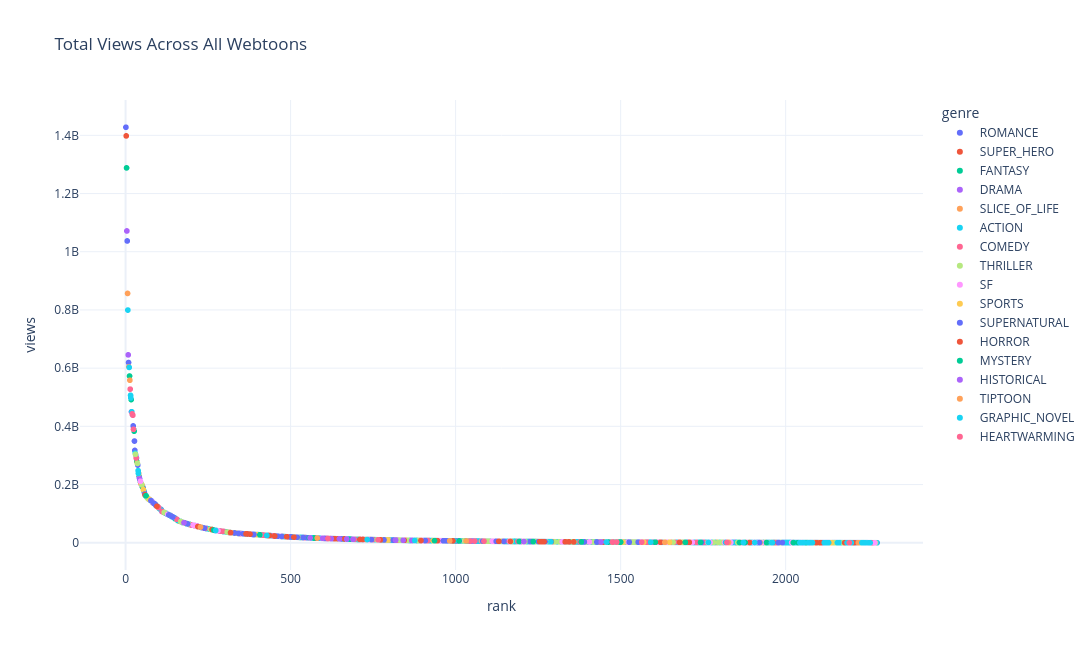

The cell this chart's notebook holds for it:
### Code cell
# make a new data frame with a views_ranked column :
views_ranked = df.sort_values(by="views", ascending=False)
views_ranked["rank"] = range(1, len(views_ranked) + 1)
display(views_ranked.head(5))

# Plotly intertactive graph : (x: rank, y: total views)
fig = px.scatter(views_ranked, x="rank", y="views", color="genre",
                 hover_name = "title", hover_data = ["genre", "likes", "subscribers"],
                 title="Total Views Across All Webtoons", template="plotly_white",
                 width=1200, height=650)
fig.show()

### Figure 1 — Plotly figure (JSON) as saved in the notebook; plotly's stock layout.template omitted (floating-point values rounded to 4 significant figures; data arrays with more than 128 entries replaced by an {"elided": "..."} marker saying what was removed)
{"data": [{"customdata": {"elided": "666x3 mixed values"}, "hovertemplate": "<b>%{hovertext}</b><br><br>genre=%{customdata[0]}<br>rank=%{x}<br>views=%{y}<br>likes=%{customdata[1]}<br>subscribers=%{customdata[2]}<extra></extra>", "hovertext": {"elided": "666 str values"}, "legendgroup": "ROMANCE", "marker": {"color": "#636efa", "symbol": "circle"}, "mode": "markers", "name": "ROMANCE", "showlegend": true, "type": "scattergl", "x": {"elided": "666 int values"}, "xaxis": "x", "y": {"elided": "666 int values"}, "yaxis": "y"}, {"customdata": [["SUPER_HERO", 71369756, 6299250], ["SUPER_HERO", 3363359, 384308], ["SUPER_HERO", 3232853, 543351], ["SUPER_HERO", 2707951, 527097], ["SUPER_HERO", 959495, 273528], ["SUPER_HERO", 810008, 215221], ["SUPER_HERO", 680421, 122979], ["SUPER_HERO", 704419, 223684], ["SUPER_HERO", 1306987, 267211], ["SUPER_HERO", 653662, 165975], ["SUPER_HERO", 584156, 152298], ["SUPER_HERO", 894996, 308734], ["SUPER_HERO", 752819, 241398], ["SUPER_HERO", 796619, 123017], ["SUPER_HERO", 365100, 111458], ["SUPER_HERO", 634500, 211832], ["SUPER_HERO", 206553, 192802], ["SUPER_HERO", 527661, 142940], ["SUPER_HERO", 127021, 105435], ["SUPER_HERO", 193826, 81229], ["SUPER_HERO", 171964, 147518], ["SUPER_HERO", 60524, 41805], ["SUPER_HERO", 109951, 38800], ["SUPER_HERO", 60802, 37901], ["SUPER_HERO", 73352, 168299], ["SUPER_HERO", 55061, 38043], ["SUPER_HERO", 46920, 29614], ["SUPER_HERO", 35614, 21942], ["SUPER_HERO", 32125, 58071], ["SUPER_HERO", 23555, 20063], ["SUPER_HERO", 33770, 20565], ["SUPER_HERO", 9751, 8434], ["SUPER_HERO", 24616, 22278], ["SUPER_HERO", 17117, 45062], ["SUPER_HERO", 17640, 25704], ["SUPER_HERO", 15988, 15887], ["SUPER_HERO", 4256, 8203]], "hovertemplate": "<b>%{hovertext}</b><br><br>genre=%{customdata[0]}<br>rank=%{x}<br>views=%{y}<br>likes=%{customdata[1]}<br>subscribers=%{customdata[2]}<extra></extra>", "hovertext": ["unOrdinary", "I Don't Want This Kind of Hero", "Urban Animal", "The Fever King", "Heroine Chic", "SIDEKICKS", "XINK3R", "Supersonic Girl", "Arma", "Magical 12th Graders", "The Superhuman Era", "Immortal Weakling", "Outrage", "Lavender Jack", "The Badguys", "SAMADHI", "SHADOW", "Vixen: NYC", "Inarime", "Hero the Maximum", "Backchannel", "Cyberforce", "Power Ballad", "The Red Hook", "Eternals: The 500 Year War", "The Purple Heart", "The Red Hook: War Cry", "The Brooklynite", "Miles Morales: Spider-Man", "The Red Hook: STARCROSS", "Traveler", "Cyko-KO", "The Red Hook: Blackout & PTSD", "Jeff the Land Shark", "Daredevil (2019)", "Ultimate X-Men", "Loki: Agent of Asgard"], "legendgroup": "SUPER_HERO", "marker": {"color": "#EF553B", "symbol": "circle"}, "mode": "markers", "name": "SUPER_HERO", "showlegend": true, "type": "scattergl", "x": [2, 279, 299, 427, 430, 512, 654, 658, 672, 681, 782, 807, 933, 998, 1029, 1077, 1232, 1261, 1373, 1466, 1534, 1614, 1739, 1754, 1788, 1829, 1892, 1933, 2051, 2086, 2098, 2102, 2109, 2129, 2139, 2194, 2260], "xaxis": "x", "y": [1397987835, 41224758, 38251273, 25330916, 25048439, 19186256, 13325396, 13202263, 12673566, 12447888, 9782181, 9304844, 7239540, 6391097, 6132055, 5560532, 4021161, 3754506, 2919246, 2462087, 2147946, 1781878, 1253117, 1219009, 1127144, 987405, 797812, 688054, 412402, 298795, 272805, 266010, 247032, 209539, 201541, 122125, 44762], "yaxis": "y"}, {"customdata": {"elided": "392x3 mixed values"}, "hovertemplate": "<b>%{hovertext}</b><br><br>genre=%{customdata[0]}<br>rank=%{x}<br>views=%{y}<br>likes=%{customdata[1]}<br>subscribers=%{customdata[2]}<extra></extra>", "hovertext": {"elided": "392 str values"}, "legendgroup": "FANTASY", "marker": {"color": "#00cc96", "symbol": "circle"}, "mode": "markers", "name": "FANTASY", "showlegend": true, "type": "scattergl", "x": {"elided": "392 int values"}, "xaxis": "x", "y": {"elided": "392 int values"}, "yaxis": "y"}, {"customdata": {"elided": "204x3 mixed values"}, "hovertemplate": "<b>%{hovertext}</b><br><br>genre=%{customdata[0]}<br>rank=%{x}<br>views=%{y}<br>likes=%{customdata[1]}<br>subscribers=%{customdata[2]}<extra></extra>", "hovertext": {"elided": "204 str values"}, "legendgroup": "DRAMA", "marker": {"color": "#ab63fa", "symbol": "circle"}, "mode": "markers", "name": "DRAMA", "showlegend": true, "type": "scattergl", "x": {"elided": "204 int values"}, "xaxis": "x", "y": {"elided": "204 int values"}, "yaxis": "y"}, {"customdata": {"elided": "76x3 mixed values"}, "hovertemplate": "<b>%{hovertext}</b><br><br>genre=%{customdata[0]}<br>rank=%{x}<br>views=%{y}<br>likes=%{customdata[1]}<br>subscribers=%{customdata[2]}<extra></extra>", "hovertext": ["My Giant Nerd Boyfriend", "Bluechair", "Boyfriends.", "Small World", "Murrz", "Yumi's Cells", "Batman: Wayne Family Adventures", "To The Stars and Back", "Saphie: The One-Eyed Cat", "Daybreak", "As Per Usual", "BOO! It's Sex", "Waffles & Pancakes", "Lunarbaboon", "CARL", "Doodle for Food", "My Name is Benny", "Hyperfocus", "Vampire Husband", "Snailogy", "Ingrid the Plague Doctor", "Just for Kicks", "Cat Loaf Adventures", "Plus One", "My Kitty and Old Dog", "Roar Street Journal", "How to Love", "Up and Out ", "Bugtopia", "Average Adventures of an Average Girl", "MercWorks", "A DeadbEAT's Meal", "Lars", "Smile Brush", "The Genius Wants an Ordinary Life", "The Dog Diaries", "A Bittersweet Life", "Girls Have a Blog", "Kidults", "Smile Brush: My Old Pictures", "Suhee0", "Penguin Loves Mev", "Cluster Fudge", "Mr. Tiger's Snacks", "Illusions of Adulting", "Lorna", "Pigminted", "Grand Ma", "It's On", "Little Hollow Café", "Preppity", "Midnight Rhapsody", "Immortal Nerd", "Nicholalala", "The Second Chance Convenience Store", "National Dog Day 2016", "All That We Hope to Be", "It’ll Be Okay", "Deadlove", "Winter Breeze", "Our House", "Midnight Rhapsody : Season 2", "Literary Link", "Love Notes for Me?", "Hello World!", "All You Need is Perfection", "Cherry Waves", "She Bites!", "Don't Worry, Dear NPC!", "Hello, Little Griffin!", "True and Me", "I Hate That I Love You", "Jingle Jungle", "The Life of the Three Bears", "Just Ask Yuli", "With Tony"], "legendgroup": "SLICE_OF_LIFE", "marker": {"color": "#FFA15A", "symbol": "circle"}, "mode": "markers", "name": "SLICE_OF_LIFE", "showlegend": true, "type": "scattergl", "x": [6, 10, 13, 35, 40, 46, 50, 64, 67, 76, 101, 120, 161, 181, 209, 223, 285, 293, 300, 314, 382, 396, 416, 534, 556, 698, 699, 733, 754, 774, 802, 819, 827, 829, 918, 934, 943, 974, 1036, 1038, 1066, 1083, 1085, 1087, 1109, 1173, 1215, 1219, 1240, 1257, 1302, 1341, 1348, 1356, 1365, 1369, 1398, 1432, 1444, 1446, 1451, 1498, 1546, 1586, 1610, 1627, 1650, 1651, 1762, 1769, 1790, 1791, 1817, 1852, 1969, 2020], "xaxis": "x", "y": [856721498, 604636242, 558449132, 274286059, 237465475, 204308393, 198283533, 157702192, 153218189, 145100003, 119233787, 102556039, 74670708, 67293977, 59170375, 54792151, 40365600, 39450325, 38150465, 35442164, 29043904, 27947175, 26368453, 18397941, 16950351, 11789206, 11776221, 11054039, 10510839, 9901243, 9386442, 9110277, 8851771, 8830205, 7411558, 7176272, 7082846, 6630325, 6044531, 6039310, 5660517, 5523313, 5518784, 5502637, 5199968, 4514456, 4166040, 4106285, 3968621, 3790104, 3386559, 3095777, 3049468, 3024745, 2975170, 2950449, 2802982, 2608135, 2557660, 2553651, 2537142, 2312051, 2077853, 1885797, 1796085, 1737588, 1644470, 1638654, 1208342, 1190906, 1112788, 1104547, 1025058, 917448, 593108, 485411], "yaxis": "y"}, {"customdata": {"elided": "391x3 mixed values"}, "hovertemplate": "<b>%{hovertext}</b><br><br>genre=%{customdata[0]}<br>rank=%{x}<br>views=%{y}<br>likes=%{customdata[1]}<br>subscribers=%{customdata[2]}<extra></extra>", "hovertext": {"elided": "391 str values"}, "legendgroup": "ACTION", "marker": {"color": "#19d3f3", "symbol": "circle"}, "mode": "markers", "name": "ACTION", "showlegend": true, "type": "scattergl", "x": {"elided": "391 int values"}, "xaxis": "x", "y": {"elided": "391 int values"}, "yaxis": "y"}, {"customdata": {"elided": "119x3 mixed values"}, "hovertemplate": "<b>%{hovertext}</b><br><br>genre=%{customdata[0]}<br>rank=%{x}<br>views=%{y}<br>likes=%{customdata[1]}<br>subscribers=%{customdata[2]}<extra></extra>", "hovertext": ["Adventures of God", "Boyfriend of the Dead", "Safely Endangered", "Mage & Demon Queen", "Cursed Princess Club", "High Class Homos", "Live with Yourself!", "Love Advice from the Great Duke of Hell", "Behind the GIFs", "dustinteractive", "Everywhere & Nowhere", "Not So Shoujo Love Story", "Rooftops & Roommates", "Stalker x Stalker", "Swolemates", "+99 Reinforced Wooden Stick", "HAPI BUNI", "My Dictator Boyfriend", "AXED", "DON'T HATE", "The Wolf & Red Riding Hood", "The Sound of Your Heart", "Cinderella Boy", "10th Dimension Boys", "Meow Man", "Just Roommates", "Vampire Family", "Unlucky is as Lucky does", "Brutally Honest", "Just Pancakes", "Do You Like Tomboys?", "My Daughter is a Zombie", "So Not My Type", "Change Your Story", "BuzzFeed Comics", "RANDOMPHILIA", "Bad Signs", "Introverted Us", "Paperteeth!", "3-Second Strip", "Smity and Majesty", "Finding Fiends", "The Ki Sisters", "God, Please Make Me a Demon! ", "Illustrated Internet", "Andy Bass", "Trash Bird", "Demon Prince & The Salaryman", "Primrose Academy", "Mono and Mochi", "The Hip Guy", "Cat vs. Dog", "Mage and Mimic", "Retired Demon King", "My Little Sister is the Demon Lord!", "The DaneMen", "Nina Lives Alone", "Library Ghost", "MOONBEARD", "Duolingo Unleashed", "Trailer Park Warlock", "1111 Animals", "My Daddy is a Villain!", "The Gentleman’s Armchair", "Maru is a Puppy", "Vibe Check!", "God of Bath", "Normal Duke", "Fantasy High", "Surprise You're Gay!", "Aura from Another Planet", "Raising Hell: A Demon's Guide to Parenting", "Snow and Briar", "Teenage Dragon", "Gecko Chan", "Academy of Marginalized Superpowers", "Puppies and Werewolves", "Your Adventure", "Weeb vs. Jock", "The Bathroom Ghost", "Sellswords & Sorcery", "Cat Bird Dog", "Tickle Town", "Super Awkward Man", "28th Century Superfan", "3X3!", "Heavenly Eats", "Rewriting Extinction", "Purely Delinquent", "Cat Got Your Tongue", "Mr. Delivery Knight", "The Iluvian Cycle", "New Life Project", "Polidiocy", "Love on Target", "Misi", "Chunshik the Old Newbie", "Not an Angel", "Supervillainy", "Romance Punch", "Meow Rangers", "My Miniature Life Manual", "I Want to Kiss 100 Monster Girls!", "The Princess and the Boss", "Legend of the Holy Sword", "It’s My Life", "My Super Eldritch High School Melee Festival", "Principal's Livestream", "Ode to Our Youth", "Escape from Oz", "Raising Hell", "Epic V", "A Sibling’s POV", "Simon Says", "Princess's Princes", "The Try Guys: Souper Sick", "A Warrior’s Daily Log", "Double Mafia Godfather!", "RAMYUNZ Save the World!"], "legendgroup": "COMEDY", "marker": {"color": "#FF6692", "symbol": "circle"}, "mode": "markers", "name": "COMEDY", "showlegend": true, "type": "scattergl", "x": [14, 20, 22, 24, 32, 70, 83, 85, 100, 111, 112, 155, 197, 198, 203, 210, 237, 242, 287, 295, 310, 319, 327, 346, 351, 368, 409, 411, 419, 423, 435, 448, 450, 460, 493, 516, 518, 521, 523, 542, 598, 599, 601, 605, 619, 622, 637, 652, 693, 714, 734, 742, 749, 781, 787, 826, 846, 851, 852, 889, 896, 914, 916, 951, 986, 1044, 1058, 1078, 1088, 1113, 1142, 1162, 1189, 1204, 1205, 1227, 1248, 1252, 1253, 1296, 1338, 1354, 1377, 1438, 1459, 1481, 1493, 1509, 1540, 1541, 1566, 1573, 1581, 1594, 1625, 1630, 1638, 1639, 1653, 1663, 1677, 1680, 1685, 1710, 1730, 1743, 1752, 1814, 1881, 1907, 1938, 1973, 1983, 2047, 2087, 2110, 2183, 2213, 2263], "xaxis": "x", "y": [527878701, 442829637, 438254769, 389786705, 291268026, 150446674, 137832306, 135532664, 121108175, 107082842, 106716665, 80819657, 61877432, 61081114, 60516016, 58835229, 50426467, 49711548, 40304804, 39055171, 36551263, 34710798, 34038350, 31797340, 31395971, 30275229, 26924236, 26895634, 26157545, 25747190, 24797944, 23599890, 23203149, 22626799, 20168066, 19097091, 18985461, 18902949, 18797814, 17805558, 15246487, 15230547, 15174807, 14983138, 14356486, 14194275, 13791840, 13357519, 11894676, 11387835, 11025488, 10822809, 10657009, 9786668, 9686609, 8855276, 8431871, 8371452, 8349876, 7716004, 7603923, 7427516, 7417607, 6906340, 6473446, 5942298, 5808502, 5559357, 5500199, 5180300, 4894421, 4644786, 4405111, 4257800, 4256082, 4055502, 3901327, 3838496, 3810343, 3448345, 3127597, 3032558, 2903186, 2591276, 2497885, 2398300, 2325888, 2256597, 2118635, 2111705, 1990074, 1943711, 1913194, 1860089, 1751039, 1720580, 1688567, 1687652, 1636424, 1604927, 1529411, 1513274, 1484666, 1368058, 1299123, 1244367, 1221882, 1029811, 827360, 754136, 673026, 585921, 574141, 415849, 297799, 246924, 135686, 101259, 41412], "yaxis": "y"}, {"customdata": {"elided": "113x3 mixed values"}, "hovertemplate": "<b>%{hovertext}</b><br><br>genre=%{customdata[0]}<br>rank=%{x}<br>views=%{y}<br>likes=%{customdata[1]}<br>subscribers=%{customdata[2]}<extra></extra>", "hovertext": ["School Bus Graveyard", "Sweet Home", "My Deepest Secret", "Homesick", "Bastard", "Not Even Bones", "It's Mine", "Hand Jumper", "HIVE", "The Guy Upstairs", "Shotgun Boy", "#Killstagram", "Life Refunded", "Bite Me", "Escape Room", "Chiller", "Shriek", "Trapped", "I'm Dating a Psychopath", "All of Us Are Dead", "PIGPEN", "Shiloh", "The Gwichon Village Mystery", "Friday: Forbidden Tales", "Rotten", "I Dare You", "Dear X", "Delusion", "Silent Screams", "Ctrl+Z", "Live Forever", "Hell is Other People", "Unknown Caller", "Zombie X Slasher", "There Are No Demons", "Phantom Whispers", "Never-Ending Darling", "Surviving the Apocalypse", "Fast Forward", "Tales of Greed", "My Girlfriend", "Welfare Center ", "SOULWINDER", "The Predator", "Dead But Not Gone", "DEEP", "Undercover at Chaebol High", "Judge and Executioner", "Stealing Her Place", "Nina's Magic Chest", "Class 1-9", "Survival Diary", "To Drown In You", "See No Evil", "Garden of the Dead Flowers", "Money Game (The 8 Show)", "Disconnected from Reality", "Forest of Humans", "Hellbound", "The Savior's Time", "No Rose Without Thorns", "Spore", "Campfire Friends", "The Classmate", "Grasp", "Fake Humans", "Replaced", "Memorial", "The Cliff", "Paradise on Earth", "The End Has Come", "Of What Remains", "Dr. Hound", "Following Eunju", "ANT", "Connect", "A Life-Changing Turn", "Dead Queen", "To Make You Happy", "Gates of Hell", "The Hidden Man", "Fingers", "Epilogue", "Noise From Upstairs", "Destined Killer", "COPYCAT", "Survive to Revive", "Pieces of Humans", "Night of Silence", "Zombie Wife", "Survive", "The Killer’s Shopping List ", "Zombie Funeral Services", "Pie Game (The 8 Show)", "The Shell", "The End of a Relationship", "Social Coin: Your Price", "A Killer Paradox", "Cute WAR", "Pretty Collection", "Night Fishing", "Cryptid", "Spoiler", "Finding Humanity", "Exhuma: Blind Faith", "The Day of Kidnapping", "Holy Night: The Zero", "Hellbound 2: The Resurrected", "The Symbiote Circuit", "My Dear Watson", "Wonder Land", "The Human Table", "Vigilante 2"], "legendgroup": "THRILLER", "marker": {"color": "#B6E880", "symbol": "circle"}, "mode": "markers", "name": "THRILLER", "showlegend": true, "type": "scattergl", "x": [30, 36, 49, 66, 68, 72, 117, 167, 175, 190, 257, 259, 269, 308, 360, 379, 381, 395, 469, 476, 522, 552, 616, 617, 638, 646, 726, 762, 766, 780, 785, 792, 795, 797, 815, 831, 833, 856, 877, 886, 894, 989, 1024, 1080, 1090, 1095, 1101, 1121, 1122, 1136, 1168, 1211, 1245, 1247, 1254, 1274, 1301, 1314, 1340, 1353, 1359, 1392, 1394, 1406, 1417, 1427, 1454, 1461, 1484, 1491, 1511, 1519, 1527, 1537, 1538, 1542, 1550, 1551, 1569, 1609, 1612, 1629, 1647, 1659, 1682, 1684, 1711, 1764, 1770, 1782, 1796, 1805, 1808, 1821, 1825, 1830, 1855, 1886, 1924, 1936, 1954, 1985, 1986, 2070, 2101, 2140, 2145, 2150, 2174, 2175, 2211, 2227, 2272], "xaxis": "x", "y": [303962942, 272553032, 199096161, 154986453, 151809019, 148499094, 104134707, 72895955, 69228053, 64408249, 46316191, 45986184, 42659886, 36677540, 30662265, 29440814, 29176855, 27958906, 22135542, 21355328, 18844471, 17168855, 14461262, 14459732, 13789554, 13557790, 11166304, 10324190, 10159831, 9793486, 9734567, 9542342, 9510265, 9499202, 9161094, 8809002, 8739386, 8277512, 7859352, 7750922, 7625236, 6454256, 6179559, 5546358, 5469888, 5407948, 5347309, 5053923, 5053125, 4940540, 4551506, 4190408, 3934921, 3923563, 3798619, 3609441, 3393281, 3309011, 3105785, 3033135, 3011785, 2832711, 2826270, 2750355, 2703234, 2620572, 2529006, 2480056, 2376135, 2330708, 2247192, 2214990, 2174594, 2129913, 2122071, 2107053, 2060833, 2056004, 1978248, 1801251, 1791435, 1732994, 1654222, 1624785, 1494797, 1486809, 1365725, 1200882, 1188309, 1142613, 1093795, 1051687, 1036724, 1010875, 1000060, 985619, 897981, 814760, 708384, 674755, 638254, 572085, 570637, 341925, 267199, 200886, 194871, 185056, 152978, 151764, 102517, 87426, 24465], "yaxis": "y"}, {"customdata": {"elided": "54x3 mixed values"}, "hovertemplate": "<b>%{hovertext}</b><br><br>genre=%{customdata[0]}<br>rank=%{x}<br>views=%{y}<br>likes=%{customdata[1]}<br>subscribers=%{customdata[2]}<extra></extra>", "hovertext": ["Eggnoid", "Rebirth", "Space Boy", "City of Blank", "Nano List", "In the Bleak Midwinter;", "Seed", "LoveBot", "Denma", "HAZESHIFT", "Gepetto", "Dents", "The Last Dimension", "It Was All You", "Matchmaker Hero", "Housekeeper", "Moon You", "Duty After School", "Straylight Tiger", "Containment Zone Management", "Guardians of the Video Game", "Mosquito Wars", "If AI Ruled the World", "Knight Run", "Bloodless Wars", "The Sound of Another", "Cyberbunk", "False Paradise", "Aphrodite IX", "FLOWAR", "Heartwired", "Haxor", "Harmonia", "Pacific Rim: Amara", "Fantasy Sketch - The Game", "Miez", "R-X: RAYER HUNTER", "No Kids Zone", "2015: Space Series", "Falling in the Blue", "Miracle Simulator", "Grand Finale", "Machine Uprising", "Ghost Bats", "The Tide", "Nexus Point", "Sirius of Earth", "Solid State", "Interstellar Muse", "Youth Blossoms", "The Journey of Ice and Steel", "A Fallen Star", "AIDIE", "Star Wars™: The Legends of Luke Skywalker - The Manga"], "legendgroup": "SF", "marker": {"color": "#FF97FF", "symbol": "circle"}, "mode": "markers", "name": "SF", "showlegend": true, "type": "scattergl", "x": [45, 80, 128, 205, 215, 280, 353, 375, 408, 470, 596, 667, 713, 723, 731, 738, 875, 901, 949, 956, 960, 1012, 1111, 1116, 1164, 1203, 1323, 1405, 1465, 1506, 1522, 1560, 1562, 1613, 1642, 1706, 1717, 1765, 1771, 1815, 1824, 1834, 1867, 1883, 1902, 1909, 1929, 2018, 2049, 2116, 2137, 2250, 2254, 2270], "xaxis": "x", "y": [211227468, 142048452, 97588518, 60405657, 58131782, 41220181, 31311172, 29822055, 26977088, 21764759, 15341900, 12806436, 11438897, 11205303, 11079785, 10882673, 7872214, 7561390, 6933533, 6862167, 6829799, 6281033, 5196740, 5129425, 4599921, 4261623, 3242969, 2768980, 2472377, 2262923, 2207173, 2017672, 2002869, 1787902, 1681128, 1376704, 1350451, 1200627, 1188150, 1028611, 1003000, 980552, 867332, 821689, 774611, 743260, 696391, 490558, 414298, 235591, 202659, 56702, 51834, 25379], "yaxis": "y"}, {"customdata": [["SPORTS", 11929639, 1739673], ["SPORTS", 4560408, 1425566], ["SPORTS", 5947344, 697822], ["SPORTS", 2479058, 301474], ["SPORTS", 2676419, 363529], ["SPORTS", 2135726, 291320], ["SPORTS", 992889, 198032], ["SPORTS", 505901, 155875], ["SPORTS", 911406, 191573], ["SPORTS", 1040434, 125779], ["SPORTS", 730630, 119043], ["SPORTS", 452877, 90754], ["SPORTS", 168692, 43625], ["SPORTS", 297252, 80786], ["SPORTS", 210641, 54896], ["SPORTS", 101885, 53396], ["SPORTS", 68073, 36170], ["SPORTS", 148799, 55651], ["SPORTS", 207984, 60013], ["SPORTS", 71585, 27304], ["SPORTS", 85094, 41088], ["SPORTS", 81138, 31534], ["SPORTS", 34934, 11325], ["SPORTS", 16970, 21876], ["SPORTS", 13061, 17175], ["SPORTS", 15555, 14649], ["SPORTS", 6676, 9829]], "hovertemplate": "<b>%{hovertext}</b><br><br>genre=%{customdata[0]}<br>rank=%{x}<br>views=%{y}<br>likes=%{customdata[1]}<br>subscribers=%{customdata[2]}<extra></extra>", "hovertext": ["The Boxer", "Ecstasy Hearts", "No Scope", "The Build Up", "Double Click", "Hanlim Gym", "King of the Octagon", "I’m Not a Soccer Genius!", "Skool of Street", "Plum", "Infinity", "Taekwondo Kid", "Big Man on the Court", "Skate!!! Fire 100", "The Tomato Can ", "Overtime Elite", "The Genius Midfielder with the Killer Pass", "Tiki-Taka", "Deadpoint", "Eat Fighter", "Swimmer Boy", "Be Still My Heart", "Slow Dive", "Ankle Breaker", "Dancer on the Court", "The Aces Are Obsessed With Me", "Back to First Base"], "legendgroup": "SPORTS", "marker": {"color": "#FECB52", "symbol": "circle"}, "mode": "markers", "name": "SPORTS", "showlegend": true, "type": "scattergl", "x": [54, 73, 176, 325, 335, 397, 551, 730, 794, 932, 944, 1206, 1473, 1507, 1570, 1648, 1694, 1699, 1702, 1826, 1863, 1923, 2084, 2103, 2135, 2138, 2205], "xaxis": "x", "y": [182350333, 148299995, 69142687, 34190552, 33240344, 27913278, 17178041, 11109917, 9517497, 7241323, 7080948, 4246694, 2438007, 2261041, 1969914, 1653041, 1433076, 1403089, 1382545, 995546, 874509, 709542, 307217, 259209, 206250, 202082, 108627], "yaxis": "y"}, {"customdata": {"elided": "63x3 mixed values"}, "hovertemplate": "<b>%{hovertext}</b><br><br>genre=%{customdata[0]}<br>rank=%{x}<br>views=%{y}<br>likes=%{customdata[1]}<br>subscribers=%{customdata[2]}<extra></extra>", "hovertext": ["I'm the Grim Reaper", "Devil Number 4", "Clinic of Horrors", "Unholy Blood", "Jackson's Diary", "Fluffy Boyfriend", "Nevermore", "Muted", "UnderPrin", "Rise from Ashes", "My Boo", "Superfish", "Lalin's Curse", "Mystical", "UndeadEd", "To Tame a Fire", "S.I.D.", "The Red King", "Sword Interval", "Devilish Romance", "Witch Hunt", "The Last Bloodline", "Of Swamp & Sea", "Apocalyptic Horseplay", "Evelyne and the Occult", "Flawed Almighty", "KILLMAX", "Third Shift Society", "Shard", "Soul on Hold", "The World Where I Belong", "Time and Time Again", "Faust", "Words Left Unspoken", "Beastly Things", "High Spirits Neoma", "Spirit Hunter", "Simon Sues", "Magic Soda Pop", "Firebrand", "This Magical Moment", "Jackie Rose", "BlackSmith", "Floating in My Mind", "Eros Conquers All", "Dark Water", "Unstable", "ShaMONEYism", "Holistic", "Spectral Bonds", "11 of Me", "23:4", "Death Is My BFF ", "Trace Keeper", "The Keepers' Inn", "Acursian", "Vampire Syndrome", "Persona 3 Reload: Beginnings", "Vincent the Great", "Steeple", "The Witcher", "Rabbit Holes", "Demon Devourer"], "legendgroup": "SUPERNATURAL", "marker": {"color": "#636efa", "symbol": "circle"}, "mode": "markers", "name": "SUPERNATURAL", "showlegend": true, "type": "scattergl", "x": [58, 77, 86, 88, 94, 131, 143, 178, 188, 229, 239, 268, 330, 342, 356, 384, 387, 389, 431, 461, 474, 501, 520, 538, 550, 582, 600, 602, 653, 745, 783, 811, 813, 908, 963, 965, 972, 1082, 1123, 1127, 1146, 1226, 1233, 1251, 1271, 1390, 1428, 1526, 1553, 1604, 1623, 1701, 1745, 1861, 1921, 1978, 1990, 2050, 2060, 2074, 2114, 2182, 2209], "xaxis": "x", "y": [167150433, 144942274, 135204107, 133928054, 125923745, 95602409, 88600373, 68805600, 64743409, 52703945, 50114917, 42865567, 33657642, 32157659, 31078891, 28951535, 28437659, 28249593, 24996289, 22473898, 21624415, 19930231, 18938390, 18000664, 17198458, 16018451, 15207286, 15100461, 13336005, 10760305, 9768992, 9252907, 9211812, 7464185, 6804787, 6762133, 6684742, 5535373, 5052773, 5016220, 4777996, 4059802, 4003134, 3848849, 3702746, 2838442, 2619876, 2180292, 2053688, 1820165, 1755229, 1392704, 1237811, 878484, 711180, 579559, 562259, 413390, 372060, 334285, 237777, 139478, 104090], "yaxis": "y"}, {"customdata": {"elided": "48x3 mixed values"}, "hovertemplate": "<b>%{hovertext}</b><br><br>genre=%{customdata[0]}<br>rank=%{x}<br>views=%{y}<br>likes=%{customdata[1]}<br>subscribers=%{customdata[2]}<extra></extra>", "hovertext": ["Tales of the Unusual", "Everything is Fine", "Ghost Teller", "Surviving Romance", "Don't Read This", "Melvina's Therapy", "Uriah", "Distant Sky", "Horang's Nightmare", "GremoryLand", "Witch Creek Road", "Stagtown", "The Red Book", "DEAD DAYS", "Rot & Ruin", "Moonchild", "The Dummy's Dummy", "Nocturne", "Scroll if You Dare", "The Vault of Horror: A Collection of Nightmares", "After Dark", "Bunny Girl and the Cult", "44th Period: Survival Class", "BRAIN Anthology", "Elena", "Have You Any Fear?", "The Last Passage", "Why You Shouldn't Enter a Haunted House", "Zombie Ship", "Tales of the Unusual 2", "Counting Sheep", "Beetle Hands", "Manny", "Attention Residents", "WEBTOON at Midnight", "Apocalypse Live", "Roach", "Love Thy Neighbor", "Wolfsbane", "Don't Enter the House Pool", "Lorena Immaculate", "Banhyang: The Remote Island", "Platform Zero", "Shape of the Nightmare", "Hell City", "MIME", "Stranger Things", "Gotham By Daylight"], "legendgroup": "HORROR", "marker": {"color": "#EF553B", "symbol": "circle"}, "mode": "markers", "name": "HORROR", "showlegend": true, "type": "scattergl", "x": [59, 95, 219, 262, 318, 365, 369, 377, 432, 436, 452, 488, 510, 575, 633, 643, 663, 710, 719, 772, 844, 895, 940, 945, 992, 1131, 1166, 1255, 1262, 1268, 1290, 1332, 1343, 1358, 1447, 1499, 1606, 1621, 1679, 1708, 1891, 1961, 2093, 2104, 2106, 2179, 2206, 2219], "xaxis": "x", "y": [164411595, 125308292, 55621115, 45456366, 34764784, 30398086, 30256016, 29790650, 24949995, 24739281, 23079930, 20568012, 19261373, 16203158, 13917568, 13667169, 13052806, 11503539, 11309046, 9952804, 8491307, 7625048, 7130449, 7077584, 6432102, 4975130, 4595159, 3796524, 3751186, 3725126, 3501699, 3191829, 3092426, 3021377, 2549527, 2305977, 1815789, 1757783, 1519856, 1376205, 798690, 610491, 283342, 258452, 253437, 144963, 108297, 94979], "yaxis": "y"}, {"customdata": [["MYSTERY", 17360585, 2041963], ["MYSTERY", 3629671, 426504], ["MYSTERY", 3878520, 458644], ["MYSTERY", 2170788, 359138], ["MYSTERY", 1948948, 335594], ["MYSTERY", 2025291, 241323], ["MYSTERY", 693744, 227814], ["MYSTERY", 1109518, 211391], ["MYSTERY", 685633, 175309], ["MYSTERY", 495455, 139918], ["MYSTERY", 413695, 65713], ["MYSTERY", 320201, 122646], ["MYSTERY", 351272, 94102], ["MYSTERY", 315236, 103854], ["MYSTERY", 109466, 99398], ["MYSTERY", 208168, 54800], ["MYSTERY", 145089, 46530], ["MYSTERY", 92336, 41805], ["MYSTERY", 100142, 37544], ["MYSTERY", 71290, 45575], ["MYSTERY", 43347, 46261], ["MYSTERY", 30968, 14157], ["MYSTERY", 26168, 35397]], "hovertemplate": "<b>%{hovertext}</b><br><br>genre=%{customdata[0]}<br>rank=%{x}<br>views=%{y}<br>likes=%{customdata[1]}<br>subscribers=%{customdata[2]}<extra></extra>", "hovertext": ["Purple Hyacinth", "Dr. Frost", "Parallel City", "The Wolfman of Wulvershire", "Chasing Tails", "Señorita Cometa", "My Sister’s Private Life", "Garden Club Detective Squad", "Locker & Opener", "Anything for You", "Nonesuch", "Betwixt", "Sunset Phoenix", "The Secrets of the Willson Family", "The Murderer Targets Brunettes", "Varsity Noir", "Do You Remember", "The Villain Profiler", "Day of Disaster", "Royale", "Maid in Heaven", "One of Three", "FINALITY"], "legendgroup": "MYSTERY", "marker": {"color": "#00cc96", "symbol": "circle"}, "mode": "markers", "name": "MYSTERY", "showlegend": true, "type": "scattergl", "x": [62, 267, 407, 557, 572, 680, 936, 1011, 1193, 1235, 1381, 1463, 1497, 1500, 1605, 1696, 1742, 1860, 1877, 1942, 2023, 2038, 2061], "xaxis": "x", "y": [161732795, 43589034, 27118591, 16943453, 16286620, 12469913, 7148703, 6284153, 4375322, 3995202, 2896335, 2476895, 2316425, 2303077, 1817399, 1427110, 1245024, 884451, 833490, 667651, 474683, 434184, 364502], "yaxis": "y"}, {"customdata": [["HISTORICAL", 5509082, 739387], ["HISTORICAL", 1663316, 397244], ["HISTORICAL", 1370784, 284697], ["HISTORICAL", 954623, 204160], ["HISTORICAL", 1247140, 340673], ["HISTORICAL", 1034403, 195288], ["HISTORICAL", 892016, 154081], ["HISTORICAL", 1390633, 278814], ["HISTORICAL", 1243239, 250751], ["HISTORICAL", 1140214, 256205], ["HISTORICAL", 517293, 110882], ["HISTORICAL", 215491, 83880]], "hovertemplate": "<b>%{hovertext}</b><br><br>genre=%{customdata[0]}<br>rank=%{x}<br>views=%{y}<br>likes=%{customdata[1]}<br>subscribers=%{customdata[2]}<extra></extra>", "hovertext": ["Return of the Mad Demon", "Miss Pendleton", "That Which Flows By", "Myst, Might, Mayhem", "The Double Agent", "The Sichuan Tang Clan’s Entomologist", "Reincarnated Murim Lord", "Madame Outlaw", "The Weight of Our Sky", "The Snake and the Flower", "Dr. Kim of London", "The Forbidden Marriage"], "legendgroup": "HISTORICAL", "marker": {"color": "#ab63fa", "symbol": "circle"}, "mode": "markers", "name": "HISTORICAL", "showlegend": true, "type": "scattergl", "x": [177, 559, 597, 623, 648, 670, 689, 818, 841, 867, 1207, 1441], "xaxis": "x", "y": [68962241, 16837246, 15321719, 14172957, 13480411, 12759981, 12055710, 9110491, 8596309, 7968457, 4239302, 2572539], "yaxis": "y"}, {"customdata": [["TIPTOON", 2429445, 586118], ["TIPTOON", 1609738, 198259], ["TIPTOON", 268822, 104885], ["TIPTOON", 314876, 156467], ["TIPTOON", 186997, 157586], ["TIPTOON", 140800, 104138], ["TIPTOON", 55522, 28132], ["TIPTOON", 18071, 7702]], "hovertemplate": "<b>%{hovertext}</b><br><br>genre=%{customdata[0]}<br>rank=%{x}<br>views=%{y}<br>likes=%{customdata[1]}<br>subscribers=%{customdata[2]}<extra></extra>", "hovertext": ["WEBTOON Now", "Staying Healthy Together", "ㄴㅇㄹㅇㄴㄹ", "Cooking Comically", "Sarah, I'm Sorry: Welcome to Our Galaxy", "Illuminated", "Drawing on Heritage", "It Rhymes With Takei"], "legendgroup": "TIPTOON", "marker": {"color": "#FFA15A", "symbol": "circle"}, "mode": "markers", "name": "TIPTOON", "showlegend": true, "type": "scattergl", "x": [227, 581, 982, 1032, 1634, 1827, 1959, 2220], "xaxis": "x", "y": [53874043, 16075267, 6533214, 6085100, 1709056, 991306, 611158, 94790], "yaxis": "y"}, {"customdata": [["GRAPHIC_NOVEL", 2987174, 379748], ["GRAPHIC_NOVEL", 2204237, 1013515], ["GRAPHIC_NOVEL", 699127, 203481], ["GRAPHIC_NOVEL", 1104230, 247677], ["GRAPHIC_NOVEL", 226162, 207644], ["GRAPHIC_NOVEL", 82761, 154126], ["GRAPHIC_NOVEL", 229662, 83496], ["GRAPHIC_NOVEL", 158942, 169148], ["GRAPHIC_NOVEL", 43195, 49287], ["GRAPHIC_NOVEL", 139273, 97610], ["GRAPHIC_NOVEL", 82265, 131626], ["GRAPHIC_NOVEL", 70554, 57144], ["GRAPHIC_NOVEL", 81251, 49145], ["GRAPHIC_NOVEL", 50511, 78197], ["GRAPHIC_NOVEL", 47402, 42947], ["GRAPHIC_NOVEL", 28381, 53623], ["GRAPHIC_NOVEL", 47190, 43460], ["GRAPHIC_NOVEL", 72199, 22474], ["GRAPHIC_NOVEL", 26501, 40421], ["GRAPHIC_NOVEL", 46473, 31994], ["GRAPHIC_NOVEL", 16107, 28380], ["GRAPHIC_NOVEL", 22411, 25904], ["GRAPHIC_NOVEL", 29401, 29086], ["GRAPHIC_NOVEL", 20627, 20483], ["GRAPHIC_NOVEL", 18973, 19214], ["GRAPHIC_NOVEL", 23287, 39574], ["GRAPHIC_NOVEL", 12056, 17001], ["GRAPHIC_NOVEL", 18107, 10269], ["GRAPHIC_NOVEL", 10810, 23784], ["GRAPHIC_NOVEL", 11654, 11004], ["GRAPHIC_NOVEL", 8504, 16757], ["GRAPHIC_NOVEL", 9620, 11475], ["GRAPHIC_NOVEL", 10071, 8511], ["GRAPHIC_NOVEL", 6588, 16743], ["GRAPHIC_NOVEL", 7357, 9111], ["GRAPHIC_NOVEL", 4054, 11081]], "hovertemplate": "<b>%{hovertext}</b><br><br>genre=%{customdata[0]}<br>rank=%{x}<br>views=%{y}<br>likes=%{customdata[1]}<br>subscribers=%{customdata[2]}<extra></extra>", "hovertext": ["Darbi", "Avatar: The Last Airbender", "From Old Country Bumpkin to Master Swordsman", "Fullmetal Alchemist", "Beneath the Trees Where Nobody Sees", "The Amazing Spider-Man (2022)", "Fence", "Sonic the Hedgehog", "Star Wars™ (2015)", "Critical Role - Mighty Nein Origins", "Cyberpunk 2077", "Plants vs. Zombies", "Something is Killing the Children", "Teenage Mutant Ninja Turtles: The Last Ronin", "Wings of Starlight", "Avengers", "Alien (2021)", "Wynd", "Godzilla: Unnatural Disasters", "They Called Us Enemy", "Mickey x F1®: Racing to the Top!", "Astonishing X-Men", "Locke and Key", "Stitch & the Samurai", "Star Wars™: Lost Stars", "Critical Role - Vox Machina", "Apple Black", "The Unbeatable Squirrel Girl", "Star Wars™: Darth Vader - Black, White, & Red", "The Hunger and the Dusk", "Star Wars™: Darth Maul - Black, White & Red", "Star Wars™: The High Republic", "Gunhild", "Black Panther: A Nation Under Our Feet", "Lumberjanes", "Ultimates (2024)"], "legendgroup": "GRAPHIC_NOVEL", "marker": {"color": "#19d3f3", "symbol": "circle"}, "mode": "markers", "name": "GRAPHIC_NOVEL", "showlegend": true, "type": "scattergl", "x": [273, 428, 732, 876, 1289, 1457, 1487, 1591, 1766, 1818, 1872, 1906, 1957, 1960, 2043, 2044, 2046, 2055, 2068, 2078, 2081, 2117, 2120, 2130, 2157, 2158, 2161, 2186, 2199, 2231, 2232, 2233, 2239, 2241, 2251, 2256], "xaxis": "x", "y": [42089003, 25172699, 11065534, 7867700, 3503732, 2517220, 2364637, 1874079, 1199788, 1024133, 848563, 770172, 618780, 610992, 424257, 421689, 419201, 392489, 348631, 319675, 314332, 235148, 231207, 209199, 177284, 175080, 167628, 132330, 115586, 81481, 77976, 77006, 68027, 65667, 54261, 49418], "yaxis": "y"}, {"customdata": [["HEARTWARMING", 1943068, 265508], ["HEARTWARMING", 1637818, 293606], ["HEARTWARMING", 466633, 156051], ["HEARTWARMING", 209888, 117544], ["HEARTWARMING", 250156, 66391], ["HEARTWARMING", 300010, 152659], ["HEARTWARMING", 198873, 50766], ["HEARTWARMING", 22463, 8197]], "hovertemplate": "<b>%{hovertext}</b><br><br>genre=%{customdata[0]}<br>rank=%{x}<br>views=%{y}<br>likes=%{customdata[1]}<br>subscribers=%{customdata[2]}<extra></extra>", "hovertext": ["HEART Anthology", "When the Day Comes", "The S-Class Hunter’s Peaceful Life with Monsters", "Sir Preston's Secret Governess", "Humanoido", "Tata the Cat", "The Memory Shop", "Sol in Wonderland"], "legendgroup": "HEARTWARMING", "marker": {"color": "#FF6692", "symbol": "circle"}, "mode": "markers", "name": "HEARTWARMING", "showlegend": true, "type": "scattergl", "x": [613, 765, 1086, 1475, 1488, 1564, 1822, 2193], "xaxis": "x", "y": [14632949, 10184845, 5517004, 2428920, 2352727, 1998025, 1005767, 124737], "yaxis": "y"}], "layout": {"height": 650, "legend": {"title": {"text": "genre"}, "tracegroupgap": 0}, "title": {"text": "Total Views Across All Webtoons"}, "width": 1200, "xaxis": {"anchor": "y", "domain": [0, 1], "title": {"text": "rank"}}, "yaxis": {"anchor": "x", "domain": [0, 1], "title": {"text": "views"}}}}
